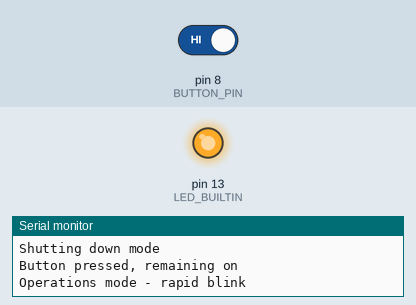
The sketch below on a simulated Arduino Uno, built with avr-gcc and run on an emulated ATmega328P. Shown: output pins drawn as LEDs (lit = HIGH), the last lines printed to the serial monitor. The inputs (shaded band) are chosen by the test bench; at power-on: pin 8 (BUTTON_PIN) HIGH. Pins used as bus, display or sensor lines are not drawn.

Above: at 16.15 s.
16.4 s: pin 8 (BUTTON_PIN) driven LOW
At 20.9 s:
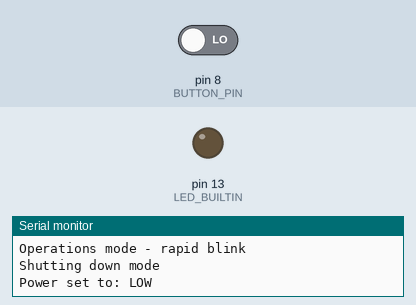
Timing chart, 0 to 33.5 s (numbered marks = the images above; inputs shaded):
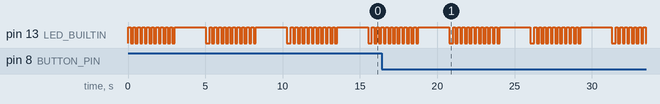

Measured:
- by itself, pin 13 (LED_BUILTIN): moves between LOW and HIGH, repeating every 5.3 s

The sketch:

SCRPowerSwitch.ino
```cpp
#define POWER_CONTROL_PIN   2
#define POWER_INDICATOR_PIN 3
#define BUTTON_PIN          8
#undef RUSSELL_ANSWER
#define ANDYC_ANSWER

void power(int status) {
  digitalWrite(POWER_CONTROL_PIN, status);      // Turn on the transistor to maintain the power flow.
  digitalWrite(POWER_INDICATOR_PIN, status);
  Serial.print("Power set to: ");
  if (status) {
    Serial.println("HIGH");
  } else {
    Serial.println("LOW");
  }
}

void setup() {
  // put your setup code here, to run once:

  pinMode(LED_BUILTIN, OUTPUT);
  pinMode(POWER_CONTROL_PIN, OUTPUT);
  pinMode(POWER_INDICATOR_PIN, OUTPUT);
  pinMode(BUTTON_PIN, INPUT);

  power(HIGH);

  Serial.begin(9600);
  while (!Serial) {
    delay(10);
  }
  Serial.println("Arduino Controlled power switch - Ready");
#ifdef RUSSELL_ANSWER
  Serial.println("Russel McMahaon's version");
#endif
#ifdef ANDYC_ANSWER
  Serial.println("Andy C's version");
#endif
}

// Rapidly blink the inbuilt LED to show that the Arduino is "alive"
void blinkLED(int duration) {
  digitalWrite(LED_BUILTIN, HIGH);
  delay (duration);
  digitalWrite(LED_BUILTIN, LOW);
  delay (duration);
}

void loop() {

  Serial.println("Operations mode - rapid blink");
  for (int i = 0; i < 10; i++) {
    blinkLED(150);
  }

  Serial.println("Shutting down mode");
  digitalWrite(LED_BUILTIN, HIGH);            // Signal that we are about to shutdown by holding the inbuilt LED on for two seconds.
  delay (2000);
  if (digitalRead(BUTTON_PIN) == LOW) {
    power(LOW);                                 // Turn off the transistor to terminate power flow.
  } else {
    Serial.println("Button pressed, remaining on");
  }

  digitalWrite(LED_BUILTIN, LOW);             // We should never get here ('cos the power has been turned off), but just in case,
  delay (250);                                // repeat the rapid led blinking to show that we are still "alive".
}
```
